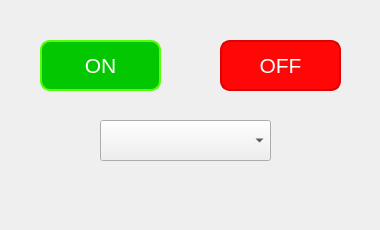
<?xml version="1.0" encoding="UTF-8"?>
<ui version="4.0">
 <class>light_control</class>
 <widget class="QWidget" name="light_control">
  <property name="geometry">
   <rect>
    <x>0</x>
    <y>0</y>
    <width>380</width>
    <height>230</height>
   </rect>
  </property>
  <property name="windowTitle">
   <string>Form</string>
  </property>
  <widget class="QPushButton" name="ON_Button">
   <property name="geometry">
    <rect>
     <x>40</x>
     <y>40</y>
     <width>121</width>
     <height>51</height>
    </rect>
   </property>
   <property name="styleSheet">
    <string notr="true">QPushButton {
	border: 2px solid rgb(83, 255, 10);
	border-radius: 10px;	
	color:rgb(255,255,255);
	font-family:&quot;Arial&quot;;
	font-size: 21px;
	background-color: rgb(3, 199, 0);
}
QPushButton:hover {
	border: 2px solid rgb(40, 74, 27);
	background-color: rgb(56, 120, 48);
}
QPushButton:pressed {	
	border: 2px solid rgb(167, 255, 119);
	background-color:rgb(93, 255, 23) ;
}

</string>
   </property>
   <property name="text">
    <string>ON</string>
   </property>
  </widget>
  <widget class="QPushButton" name="OFF_Button">
   <property name="geometry">
    <rect>
     <x>220</x>
     <y>40</y>
     <width>121</width>
     <height>51</height>
    </rect>
   </property>
   <property name="styleSheet">
    <string notr="true">QPushButton {
	border: 2px solid rgb(221, 3, 3);
	border-radius: 10px;	
	color:rgb(255,255,255);
	font-family:&quot;Arial&quot;;
	font-size: 21px;
	background-color: rgb(255, 7, 7);
}
QPushButton:hover {
	border: 2px solid rgb(180, 16, 11);
	background-color: rgb(161, 0, 0);
}
QPushButton:pressed {	
	border: 2px solid rgb(255, 21, 0);
	background-color:rgb(255, 18, 1);
}

</string>
   </property>
   <property name="text">
    <string>OFF</string>
   </property>
  </widget>
  <widget class="QComboBox" name="room_name">
   <property name="geometry">
    <rect>
     <x>100</x>
     <y>120</y>
     <width>171</width>
     <height>41</height>
    </rect>
   </property>
   <property name="styleSheet">
    <string notr="true">QPushButton {
	border: 2px solid rgb(221, 3, 3);
	border-radius: 10px;	
	color:rgb(130, 130, 130);
	font-family:&quot;Arial&quot;;
	font-size: 21px;
	background-color: rgb(255, 7, 7);
}</string>
   </property>
  </widget>
 </widget>
 <resources/>
 <connections/>
</ui>
